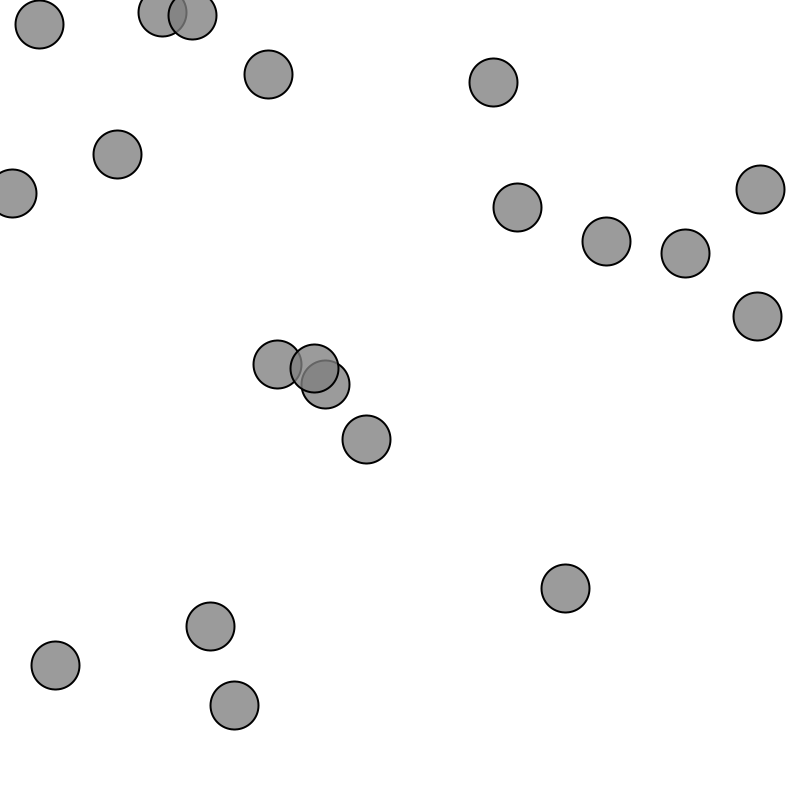
Frame 1 (no input)
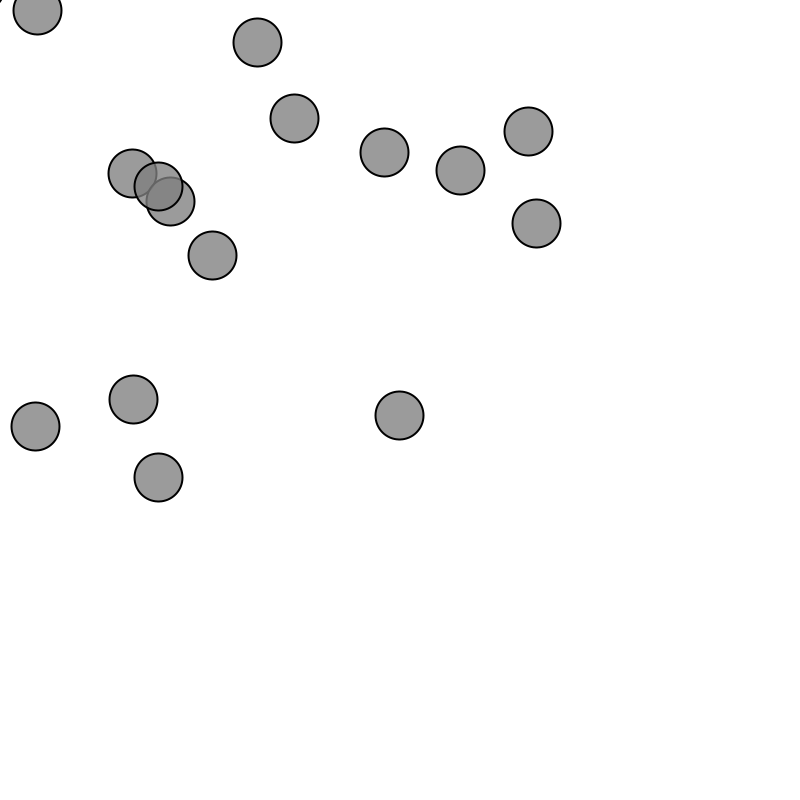
Frame 60 (the mouse pressed at the canvas centre just before this capture)
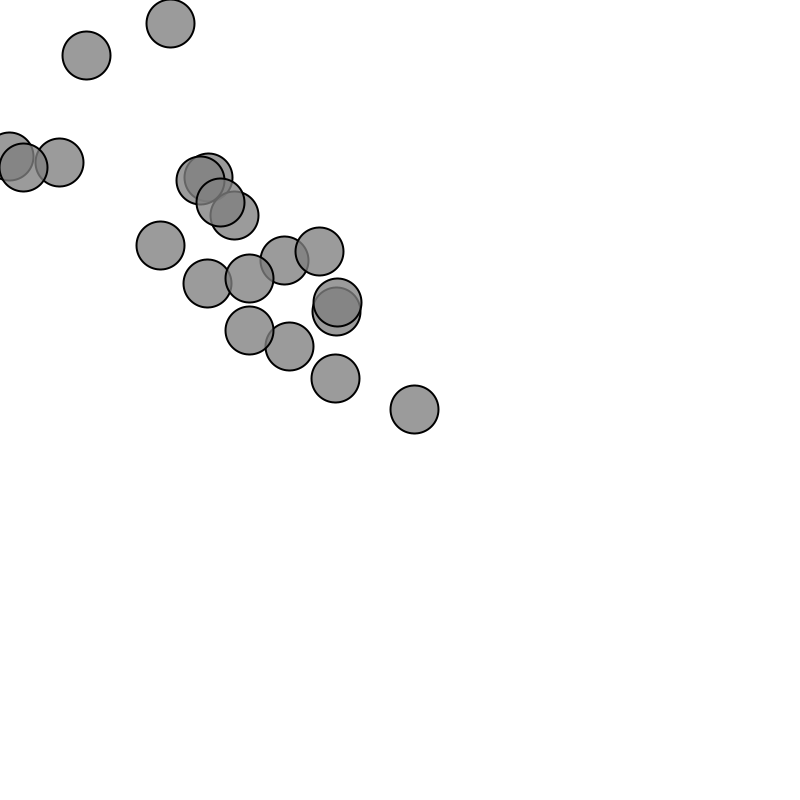
Frame 120 (the mouse held since frame 60 and released just before this capture)

The Processing sketch that drew these frames (run headless with seeded random() and noise(); from frame 60 on, the mouse is pressed at the canvas centre):

// Processing sketch: motion101_acceleratin_array
// ── motion101_acceleratin_array.pde
Mover[] movers = new Mover[20];

void setup() {
    size(800, 800);
    for (int i = 0; i < movers.length; i++) {
        movers[i] = new Mover(); 
    }
}

void draw() {
     background(255);
     
     for (int i = 0; i < movers.length; i++) {
         movers[i].update();
         movers[i].display();         
     }
}
// ── Mover.pde
class Mover {
  
    // The Mover tracks position, velocity, and acceleration
    PVector position;
    PVector velocity;
    PVector acceleration;
    
    // The Mover's maximum speed
    float topspeed;
    
    Mover() {
        // Start in the center
        position = new PVector(random(width), random(height));
        velocity = new PVector(0, 0);
        topspeed = 5;
    }
    
    void update() {
      
         // Compute a vector that points from opsition to mouse
         PVector mouse = new PVector(mouseX, mouseY);
         acceleration = PVector.sub(mouse, position);
         
         // Set magnitude of acceleration
         // acceleration.setMat(0.2);
         acceleration.normalize();
         acceleration.mult(0.2);
         
         // Velocity changes according to acceleration
         velocity.add(acceleration);
         // Limit the velocity by topspeed
         velocity.limit(topspeed);
         // Position changes by velocity
         position.add(velocity);
    }
    
    void display() {
        stroke(0);
        strokeWeight(2);
        fill(127, 200);
        ellipse(position.x, position.y, 48, 48);
    }
}
